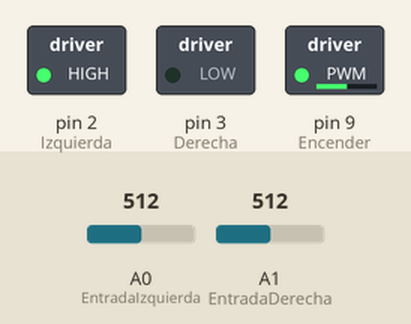
The sketch below on a simulated Arduino Uno, built with avr-gcc and run on an emulated ATmega328P. Shown: switched loads named in the sketch (green lamp = pin HIGH). The test bench sets the inputs (shaded band); at power-on: A0 (EntradaIzquierda) = 512, A1 (EntradaDerecha) = 512.

Above: at 1.2 s.
1.3 s: A0 (EntradaIzquierda) set to 716
At 2.3 s:
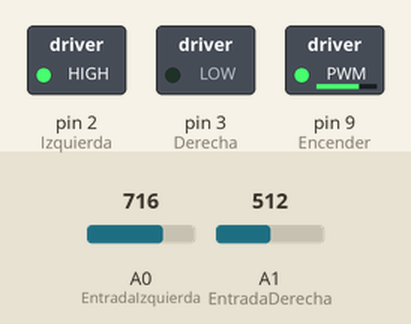
2.8 s: A1 (EntradaDerecha) set to 711
4.3 s: A1 (EntradaDerecha) set to 727
At 4.6 s:
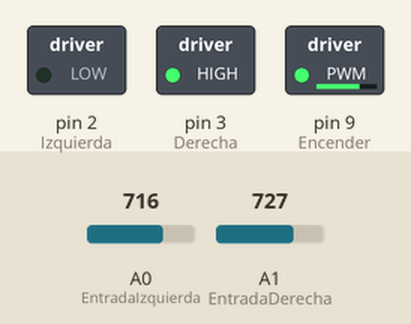
5.8 s: A0 (EntradaIzquierda) set to 738
At 7.0 s:
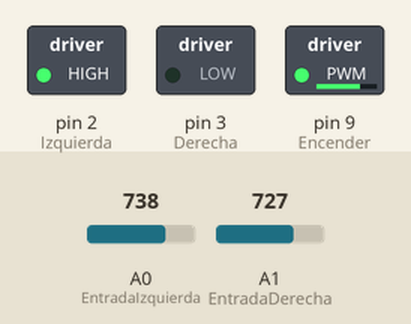
7.3 s: A0 (EntradaIzquierda) set to 900
At 8.1 s:
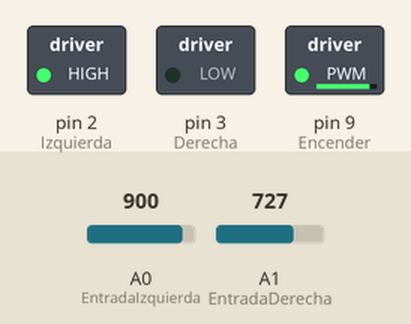
8.8 s: A1 (EntradaDerecha) set to 894
10.3 s: A1 (EntradaDerecha) set to 918
At 11.6 s:
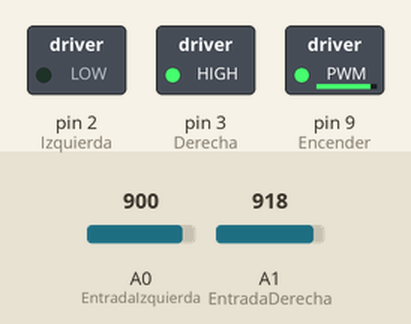
Timing chart, 0 to 12.8 s (numbered marks = the images above; inputs shaded):
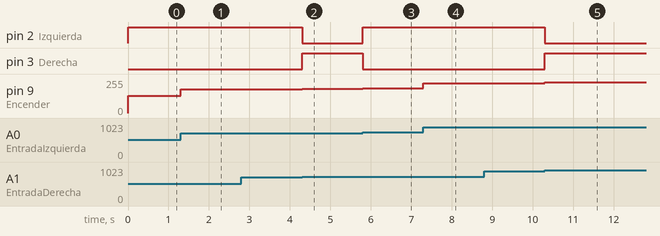

The sketch:

RPi3motor.ino
```cpp
const int Izquierda = 2; // L293D H-bridge-7
const int Derecha = 3; // L293D H-bridge-2
const int Encender = 9;   // L293D H-bridge-1
const int EntradaIzquierda = A0;  // velocidades que manda la RPi3
const int EntradaDerecha = A1;

int VelocidadIzquierda = 0; // velocidades del motor
int VelocidadDerecha = 0;


void setup() {
  pinMode(Izquierda, OUTPUT);
  pinMode(Derecha, OUTPUT);
  pinMode(Encender, OUTPUT);
  //Empezamos con el motor apagado
  digitalWrite(Encender, LOW);
}

void loop() {

  delay(1);

  VelocidadIzquierda = analogRead(EntradaIzquierda) / 4;
  VelocidadDerecha = analogRead(EntradaDerecha) / 4;
  // Vamos hacia donde mayor sea la velocidad
  if (VelocidadIzquierda >= VelocidadDerecha) {
    digitalWrite(Izquierda, HIGH);
    digitalWrite(Derecha, LOW);
    analogWrite(Encender, VelocidadIzquierda);
  } else {
    digitalWrite(Izquierda, LOW);
    digitalWrite(Derecha, HIGH);
    analogWrite(Encender, VelocidadDerecha);
  }

}
```

Measured:
- the behaviour switches between 719 and 720 on A1 (EntradaDerecha) (found by bisection; images 1 and 2)
- the behaviour switches between 723 and 724 on A0 (EntradaIzquierda) (found by bisection; images 2 and 3)
- the behaviour switches between 903 and 904 on A1 (EntradaDerecha) (found by bisection; images 4 and 5)
- after the input at 1.3 s, pin 9 (Encender): 128/255 → 179/255 at once
- after the input at 2.8 s, every drawn part: stays the same
- after the input at 4.3 s, pin 2 (Izquierda): HIGH → LOW at once; pin 3 (Derecha): LOW → HIGH at once; pin 9 (Encender): 179/255 → 181/255 at once
- after the input at 5.8 s, pin 2 (Izquierda): LOW → HIGH at once; pin 3 (Derecha): HIGH → LOW at once; pin 9 (Encender): 181/255 → 184/255 at once
- after the input at 7.3 s, pin 9 (Encender): 184/255 → 225/255 at once
- after the input at 8.8 s, every drawn part: stays the same
- after the input at 10.3 s, pin 2 (Izquierda): HIGH → LOW at once; pin 3 (Derecha): LOW → HIGH at once; pin 9 (Encender): 225/255 → 229/255 at once
